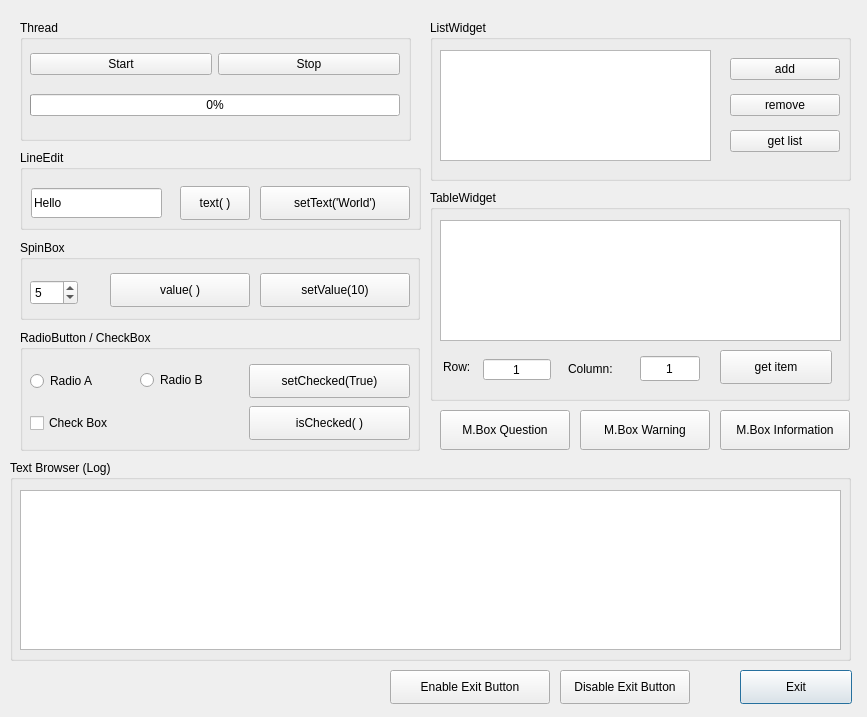
<?xml version="1.0" encoding="UTF-8"?>
<ui version="4.0">
 <class>Dialog</class>
 <widget class="QDialog" name="Dialog">
  <property name="geometry">
   <rect>
    <x>0</x>
    <y>0</y>
    <width>867</width>
    <height>717</height>
   </rect>
  </property>
  <property name="windowTitle">
   <string>QT Dialog Controller</string>
  </property>
  <widget class="QPushButton" name="btn_exit">
   <property name="geometry">
    <rect>
     <x>740</x>
     <y>670</y>
     <width>112</width>
     <height>34</height>
    </rect>
   </property>
   <property name="text">
    <string>Exit</string>
   </property>
  </widget>
  <widget class="QGroupBox" name="groupBox">
   <property name="geometry">
    <rect>
     <x>20</x>
     <y>20</y>
     <width>391</width>
     <height>121</height>
    </rect>
   </property>
   <property name="title">
    <string>Thread</string>
   </property>
   <widget class="QWidget" name="">
    <property name="geometry">
     <rect>
      <x>10</x>
      <y>20</y>
      <width>370</width>
      <height>90</height>
     </rect>
    </property>
    <layout class="QVBoxLayout" name="verticalLayout">
     <item>
      <layout class="QGridLayout" name="gridLayout">
       <item row="0" column="0">
        <widget class="QPushButton" name="btn_start">
         <property name="text">
          <string>Start</string>
         </property>
        </widget>
       </item>
       <item row="0" column="1">
        <widget class="QPushButton" name="btn_stop">
         <property name="text">
          <string>Stop</string>
         </property>
        </widget>
       </item>
      </layout>
     </item>
     <item>
      <widget class="QProgressBar" name="progressBar">
       <property name="value">
        <number>0</number>
       </property>
      </widget>
     </item>
    </layout>
   </widget>
  </widget>
  <widget class="QGroupBox" name="groupBox_2">
   <property name="geometry">
    <rect>
     <x>20</x>
     <y>150</y>
     <width>401</width>
     <height>80</height>
    </rect>
   </property>
   <property name="title">
    <string>LineEdit</string>
   </property>
   <widget class="QLineEdit" name="lineEdit">
    <property name="geometry">
     <rect>
      <x>11</x>
      <y>38</y>
      <width>131</width>
      <height>30</height>
     </rect>
    </property>
    <property name="text">
     <string>Hello</string>
    </property>
   </widget>
   <widget class="QPushButton" name="btn_get_le">
    <property name="geometry">
     <rect>
      <x>160</x>
      <y>36</y>
      <width>70</width>
      <height>34</height>
     </rect>
    </property>
    <property name="text">
     <string>text( )</string>
    </property>
   </widget>
   <widget class="QPushButton" name="btn_set_le">
    <property name="geometry">
     <rect>
      <x>240</x>
      <y>36</y>
      <width>150</width>
      <height>34</height>
     </rect>
    </property>
    <property name="text">
     <string>setText('World')</string>
    </property>
   </widget>
  </widget>
  <widget class="QGroupBox" name="groupBox_3">
   <property name="geometry">
    <rect>
     <x>10</x>
     <y>460</y>
     <width>841</width>
     <height>201</height>
    </rect>
   </property>
   <property name="title">
    <string>Text Browser (Log)</string>
   </property>
   <widget class="QTextBrowser" name="tb_log">
    <property name="geometry">
     <rect>
      <x>10</x>
      <y>30</y>
      <width>821</width>
      <height>160</height>
     </rect>
    </property>
   </widget>
  </widget>
  <widget class="QGroupBox" name="groupBox_4">
   <property name="geometry">
    <rect>
     <x>20</x>
     <y>240</y>
     <width>400</width>
     <height>80</height>
    </rect>
   </property>
   <property name="title">
    <string>SpinBox</string>
   </property>
   <widget class="QSpinBox" name="spinBox">
    <property name="geometry">
     <rect>
      <x>10</x>
      <y>40</y>
      <width>48</width>
      <height>25</height>
     </rect>
    </property>
    <property name="singleStep">
     <number>3</number>
    </property>
    <property name="value">
     <number>5</number>
    </property>
   </widget>
   <widget class="QPushButton" name="btn_get_sp">
    <property name="geometry">
     <rect>
      <x>90</x>
      <y>33</y>
      <width>140</width>
      <height>34</height>
     </rect>
    </property>
    <property name="text">
     <string>value( )</string>
    </property>
   </widget>
   <widget class="QPushButton" name="btn_set_sp">
    <property name="geometry">
     <rect>
      <x>240</x>
      <y>33</y>
      <width>150</width>
      <height>34</height>
     </rect>
    </property>
    <property name="text">
     <string>setValue(10)</string>
    </property>
   </widget>
  </widget>
  <widget class="QGroupBox" name="groupBox_5">
   <property name="geometry">
    <rect>
     <x>20</x>
     <y>330</y>
     <width>400</width>
     <height>121</height>
    </rect>
   </property>
   <property name="title">
    <string>RadioButton / CheckBox</string>
   </property>
   <widget class="QRadioButton" name="radioButton_a">
    <property name="geometry">
     <rect>
      <x>10</x>
      <y>40</y>
      <width>91</width>
      <height>22</height>
     </rect>
    </property>
    <property name="text">
     <string>Radio A</string>
    </property>
   </widget>
   <widget class="QPushButton" name="btn_get_rb">
    <property name="geometry">
     <rect>
      <x>229</x>
      <y>76</y>
      <width>161</width>
      <height>34</height>
     </rect>
    </property>
    <property name="text">
     <string>isChecked( )</string>
    </property>
   </widget>
   <widget class="QPushButton" name="btn_set_rb">
    <property name="geometry">
     <rect>
      <x>229</x>
      <y>34</y>
      <width>161</width>
      <height>34</height>
     </rect>
    </property>
    <property name="text">
     <string>setChecked(True)</string>
    </property>
   </widget>
   <widget class="QCheckBox" name="checkBox">
    <property name="geometry">
     <rect>
      <x>10</x>
      <y>78</y>
      <width>200</width>
      <height>30</height>
     </rect>
    </property>
    <property name="text">
     <string>Check Box</string>
    </property>
   </widget>
   <widget class="QRadioButton" name="radioButton_b">
    <property name="geometry">
     <rect>
      <x>120</x>
      <y>42</y>
      <width>90</width>
      <height>16</height>
     </rect>
    </property>
    <property name="text">
     <string>Radio B</string>
    </property>
   </widget>
  </widget>
  <widget class="QGroupBox" name="groupBox_6">
   <property name="geometry">
    <rect>
     <x>430</x>
     <y>20</y>
     <width>421</width>
     <height>161</height>
    </rect>
   </property>
   <property name="title">
    <string>ListWidget</string>
   </property>
   <widget class="QListWidget" name="listWidget">
    <property name="geometry">
     <rect>
      <x>10</x>
      <y>30</y>
      <width>271</width>
      <height>111</height>
     </rect>
    </property>
   </widget>
   <widget class="QWidget" name="">
    <property name="geometry">
     <rect>
      <x>300</x>
      <y>30</y>
      <width>110</width>
      <height>110</height>
     </rect>
    </property>
    <layout class="QVBoxLayout" name="verticalLayout_2">
     <item>
      <widget class="QPushButton" name="btn_add_list">
       <property name="text">
        <string>add</string>
       </property>
      </widget>
     </item>
     <item>
      <widget class="QPushButton" name="btn_remove_list">
       <property name="text">
        <string>remove</string>
       </property>
      </widget>
     </item>
     <item>
      <widget class="QPushButton" name="btn_get_list">
       <property name="text">
        <string>get list</string>
       </property>
      </widget>
     </item>
    </layout>
   </widget>
  </widget>
  <widget class="QGroupBox" name="groupBox_7">
   <property name="geometry">
    <rect>
     <x>430</x>
     <y>190</y>
     <width>420</width>
     <height>211</height>
    </rect>
   </property>
   <property name="title">
    <string>TableWidget</string>
   </property>
   <widget class="QTableWidget" name="tableWidget">
    <property name="geometry">
     <rect>
      <x>10</x>
      <y>30</y>
      <width>401</width>
      <height>121</height>
     </rect>
    </property>
   </widget>
   <widget class="QLineEdit" name="le_row">
    <property name="geometry">
     <rect>
      <x>53</x>
      <y>169</y>
      <width>68</width>
      <height>21</height>
     </rect>
    </property>
    <property name="text">
     <string>1</string>
    </property>
    <property name="alignment">
     <set>Qt::AlignCenter</set>
    </property>
   </widget>
   <widget class="QLabel" name="label">
    <property name="geometry">
     <rect>
      <x>13</x>
      <y>169</y>
      <width>34</width>
      <height>16</height>
     </rect>
    </property>
    <property name="text">
     <string>Row:</string>
    </property>
   </widget>
   <widget class="QLabel" name="label_2">
    <property name="geometry">
     <rect>
      <x>138</x>
      <y>170</y>
      <width>70</width>
      <height>18</height>
     </rect>
    </property>
    <property name="text">
     <string>Column:</string>
    </property>
   </widget>
   <widget class="QLineEdit" name="le_column">
    <property name="geometry">
     <rect>
      <x>210</x>
      <y>166</y>
      <width>60</width>
      <height>25</height>
     </rect>
    </property>
    <property name="text">
     <string>1</string>
    </property>
    <property name="alignment">
     <set>Qt::AlignCenter</set>
    </property>
   </widget>
   <widget class="QPushButton" name="btn_get_tablewidget_item">
    <property name="geometry">
     <rect>
      <x>290</x>
      <y>160</y>
      <width>112</width>
      <height>34</height>
     </rect>
    </property>
    <property name="text">
     <string>get item</string>
    </property>
   </widget>
  </widget>
  <widget class="QPushButton" name="btn_question">
   <property name="geometry">
    <rect>
     <x>440</x>
     <y>410</y>
     <width>130</width>
     <height>40</height>
    </rect>
   </property>
   <property name="text">
    <string>M.Box Question</string>
   </property>
  </widget>
  <widget class="QPushButton" name="btn_warning">
   <property name="geometry">
    <rect>
     <x>580</x>
     <y>410</y>
     <width>130</width>
     <height>40</height>
    </rect>
   </property>
   <property name="text">
    <string>M.Box Warning</string>
   </property>
  </widget>
  <widget class="QPushButton" name="btn_information">
   <property name="geometry">
    <rect>
     <x>720</x>
     <y>410</y>
     <width>130</width>
     <height>40</height>
    </rect>
   </property>
   <property name="text">
    <string>M.Box Information</string>
   </property>
  </widget>
  <widget class="QPushButton" name="btn_enable">
   <property name="geometry">
    <rect>
     <x>390</x>
     <y>670</y>
     <width>160</width>
     <height>34</height>
    </rect>
   </property>
   <property name="text">
    <string>Enable Exit Button</string>
   </property>
  </widget>
  <widget class="QPushButton" name="btn_disable">
   <property name="geometry">
    <rect>
     <x>560</x>
     <y>670</y>
     <width>130</width>
     <height>34</height>
    </rect>
   </property>
   <property name="text">
    <string>Disable Exit Button</string>
   </property>
  </widget>
 </widget>
 <resources/>
 <connections>
  <connection>
   <sender>btn_exit</sender>
   <signal>clicked()</signal>
   <receiver>Dialog</receiver>
   <slot>close()</slot>
   <hints>
    <hint type="sourcelabel">
     <x>795</x>
     <y>686</y>
    </hint>
    <hint type="destinationlabel">
     <x>433</x>
     <y>358</y>
    </hint>
   </hints>
  </connection>
 </connections>
</ui>
